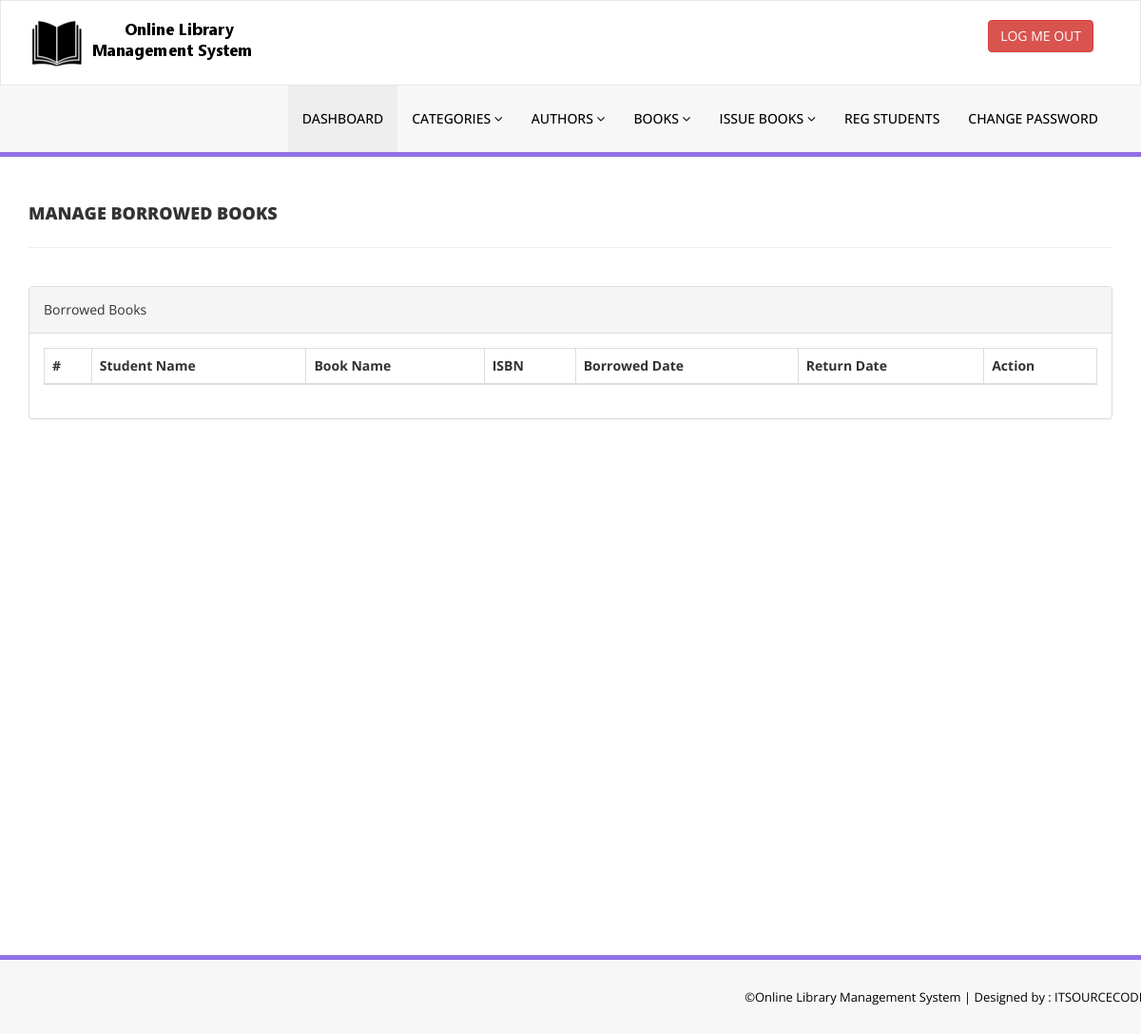
Before: /LibraryManagement/admin/manage-issued-books.php (signed in) with the older database file.
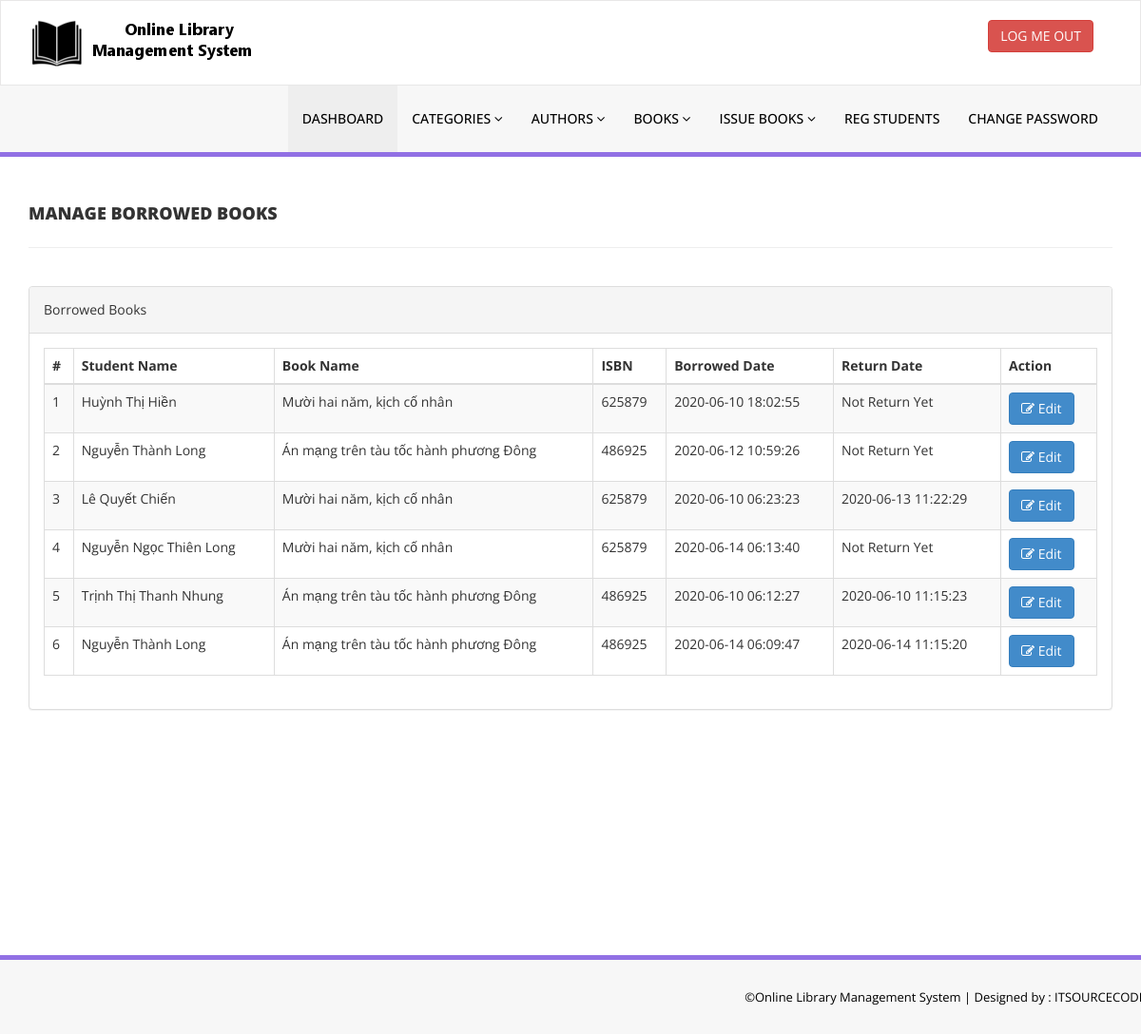
After: the same page with the newer database file.
### tables this page shows
CREATE TABLE `tblborrowedbookdetails` (
  `id` int(11) NOT NULL,
  `BookId` int(11) DEFAULT NULL,
  `StudentID` varchar(150) DEFAULT NULL,
  `IssuesDate` timestamp NULL DEFAULT current_timestamp(),
  `ReturnDate` timestamp NULL DEFAULT NULL ON UPDATE current_timestamp(),
  `RetrunStatus` int(1) DEFAULT NULL,
  `fine` int(11) DEFAULT NULL
);

CREATE TABLE `tblstudents` (
  `id` int(11) NOT NULL,
  `StudentId` varchar(100) DEFAULT NULL,
  `FullName` varchar(120) DEFAULT NULL,
  `EmailId` varchar(120) DEFAULT NULL,
  `MobileNumber` char(11) DEFAULT NULL,
  `Password` varchar(120) DEFAULT NULL,
  `Status` int(1) DEFAULT NULL,
  `RegDate` timestamp NULL DEFAULT current_timestamp(),
  `UpdationDate` timestamp NULL DEFAULT NULL ON UPDATE current_timestamp()
);

CREATE TABLE `tblbooks` (
  `id` int(11) NOT NULL,
  `BookName` varchar(255) DEFAULT NULL,
  `CatId` int(11) DEFAULT NULL,
  `AuthorId` int(11) DEFAULT NULL,
  `ISBNNumber` int(11) DEFAULT NULL,
  `BookPrice` int(11) DEFAULT NULL,
  `RegDate` timestamp NULL DEFAULT current_timestamp(),
  `UpdationDate` timestamp NULL DEFAULT NULL ON UPDATE current_timestamp()
);

### LibraryManagement/admin/manage-issued-books.php (the view, shortened to what this page needs)
<?php
include('includes/config.php');
if(strlen($_SESSION['alogin'])==0)
    {
header('location:index.php');
}
else{
    ?>
<!DOCTYPE html>
<html xmlns="http://www.w3.org/1999/xhtml">
<head>
    <link href="assets/css/bootstrap.css" rel="stylesheet" />
    <link href="assets/css/font-awesome.css" rel="stylesheet" />
    <link href="assets/js/dataTables/dataTables.bootstrap.css" rel="stylesheet" />
    <link href="assets/css/style.css" rel="stylesheet" />
</head>
<body>
<?php include('includes/header.php');?>
    <div class="content-wrapper">
         <div class="container">
        <div class="row pad-botm">
            <div class="col-md-12">
                <h4 class="header-line">Manage Borrowed Books</h4>
    </div>
     <div class="row">
</div>
        </div>
            <div class="row">
                <div class="col-md-12">
                    <div class="panel panel-default">
                        <div class="panel-heading">
                          Borrowed Books
                        </div>
                        <div class="panel-body">
                            <div class="table-responsive">
                                <table class="table table-striped table-bordered table-hover" id="dataTables-example">
                                    <thead>
                                        <tr>
                                            <th>#</th>
                                            <th>Student Name</th>
                                            <th>Book Name</th>
                                            <th>ISBN </th>
                                            <th>Borrowed Date</th>
                                            <th>Return Date</th>
                                            <th>Action</th>
                                        </tr>
                                    </thead>
                                    <tbody>
<?php $sql = "SELECT tblstudents.FullName,tblbooks.BookName,tblbooks.ISBNNumber,tblborrowedbookdetails.IssuesDate,tblborrowedbookdetails.ReturnDate,tblborrowedbookdetails.id as rid from  tblborrowedbookdetails join tblstudents on tblstudents.StudentId=tblborrowedbookdetails.StudentId join tblbooks on tblbooks.id=tblborrowedbookdetails.BookId order by tblborrowedbookdetails.id desc";
$query = $dbh -> prepare($sql);
$query->execute();
$results=$query->fetchAll(PDO::FETCH_OBJ);
$cnt=1;
if($query->rowCount() > 0)
{
foreach($results as $result)
{               ?>
                                        <tr class="odd gradeX">
                                            <td class="center"><?php echo htmlentities($cnt);?></td>
                                            <td class="center"><?php echo htmlentities($result->FullName);?></td>
                                            <td class="center"><?php echo htmlentities($result->BookName);?></td>
                                            <td class="center"><?php echo htmlentities($result->ISBNNumber);?></td>
                                            <td class="center"><?php echo htmlentities($result->IssuesDate);?></td>
                                            <td class="center"><?php if($result->ReturnDate=="")
                                            {
                                                echo htmlentities("Not Return Yet");
                                            } else {
                                            echo htmlentities($result->ReturnDate);
}
                                            ?></td>
                                            <td class="center">
                                            <a href="update-issue-bookdeails.php?rid=<?php echo htmlentities($result->rid);?>"><button class="btn btn-primary"><i class="fa fa-edit "></i> Edit</button>
                                            </td>
                                        </tr>
 <?php $cnt=$cnt+1;}} ?>
                                    </tbody>
                                </table>
                            </div>
                        </div>
                    </div>
                </div>
            </div>
    </div>
    </div>
  <?php include('includes/footer.php');?>
</body>
</html>
<?php } ?>

### LibraryManagement/admin/includes/header.php (shortened to what this page needs)
<div class="navbar navbar-inverse set-radius-zero" >
        <div class="container">
            <div class="navbar-header">
                <a class="navbar-brand">
                    <img src="assets/img/logo.png" />
                </a>
            </div>
            <div class="right-div">
                <a href="logout.php" class="btn btn-danger pull-right">LOG ME OUT</a>
            </div>
        </div>
    </div>
    <section class="menu-section">
        <div class="container">
            <div class="row ">
                <div class="col-md-12">
                    <div class="navbar-collapse collapse ">
                        <ul id="menu-top" class="nav navbar-nav navbar-right">
                            <li><a href="dashboard.php" class="menu-top-active">DASHBOARD</a></li>
                            <li>
                                <a href="#" class="dropdown-toggle" id="ddlmenuItem" data-toggle="dropdown"> Categories <i class="fa fa-angle-down"></i></a>
                            </li>
                            <li>
                                <a href="#" class="dropdown-toggle" id="ddlmenuItem" data-toggle="dropdown"> Authors <i class="fa fa-angle-down"></i></a>
                            </li>
 <li>
                                <a href="#" class="dropdown-toggle" id="ddlmenuItem" data-toggle="dropdown"> Books <i class="fa fa-angle-down"></i></a>
                            </li>
                           <li>
                                <a href="#" class="dropdown-toggle" id="ddlmenuItem" data-toggle="dropdown"> Issue Books <i class="fa fa-angle-down"></i></a>
                            </li>
                             <li><a href="reg-students.php">Reg Students</a></li>
  <li><a href="change-password.php">Change Password</a></li>
                        </ul>
                    </div>
                </div>
            </div>
        </div>
    </section>

### LibraryManagement/admin/includes/footer.php
<section class="footer-section">
     <div class="container">
         <div class="row">
             <div class="col-md-12">
                &copy;Online Library Management System |<a href="https://itsourcecode.com/" target="_blank"  > Designed by : ITSOURCECODE</a>
             </div>
         </div>
     </div>
 </section>

### LibraryManagement/admin/assets/css/style.css (style rules this page uses)
.set-radius-zero { border-radius:0px; -moz-border-radius:0px; -webkit-border-radius:0px; }
.content-wrapper { margin-top: 40px; min-height:800px; padding-bottom:90px; }
.header-line { font-weight:900; padding-bottom:25px; border-bottom:1px solid #eeeeee; text-transform:uppercase; }
.pad-botm { padding-bottom:30px; }
.right-div { float: right; padding: 20px; }
#menu-top a { color:#000; text-decoration:none; font-weight:500; padding: 25px 15px 25px 15px; text-transform:uppercase; }
.menu-section { background-color: #f7f7f7; border-bottom:5px solid #9170E4; width:100% }
.menu-top-active { background-color:#eeeeee; }
.navbar-inverse { background-color: #FFF; border-color: rgba(155, 153, 153, 0.23); }
.navbar { min-height: 90px; margin-bottom: 0px; }
.footer-section { padding:25px 50px 25px 50px; color:#000; font-size:13px; background-color: #f7f7f7; text-align:right; border-top:5px solid #9170E4; }
.footer-section a, .footer-section a:hover { color:#000; }

Changed rows visible on the page:
added tblborrowedbookdetails: tblstudents.FullName "Huỳnh Thị Hiền", BookId.BookName "Mười hai năm, kịch cố nhân", BookId.ISBNNumber "625879", IssuesDate "2020-06-10 18:02:55"
added tblborrowedbookdetails: tblstudents.FullName "Nguyễn Thành Long", BookId.BookName "Án mạng trên tàu tốc hành phương Đông", BookId.ISBNNumber "486925", IssuesDate "2020-06-12 10:59:26"
added tblborrowedbookdetails: tblstudents.FullName "Lê Quyết Chiến", BookId.BookName "Mười hai năm, kịch cố nhân", BookId.ISBNNumber "625879", IssuesDate "2020-06-10 06:23:23", ReturnDate "2020-06-13 11:22:29"
added tblborrowedbookdetails: tblstudents.FullName "Nguyễn Ngọc Thiên Long", BookId.BookName "Mười hai năm, kịch cố nhân", BookId.ISBNNumber "625879", IssuesDate "2020-06-14 06:13:40"
added tblborrowedbookdetails: tblstudents.FullName "Trịnh Thị Thanh Nhung", BookId.BookName "Án mạng trên tàu tốc hành phương Đông", BookId.ISBNNumber "486925", IssuesDate "2020-06-10 06:12:27", ReturnDate "2020-06-10 11:15:23"
added tblborrowedbookdetails: tblstudents.FullName "Nguyễn Thành Long", BookId.BookName "Án mạng trên tàu tốc hành phương Đông", BookId.ISBNNumber "486925", IssuesDate "2020-06-14 06:09:47", ReturnDate "2020-06-14 11:15:20"
